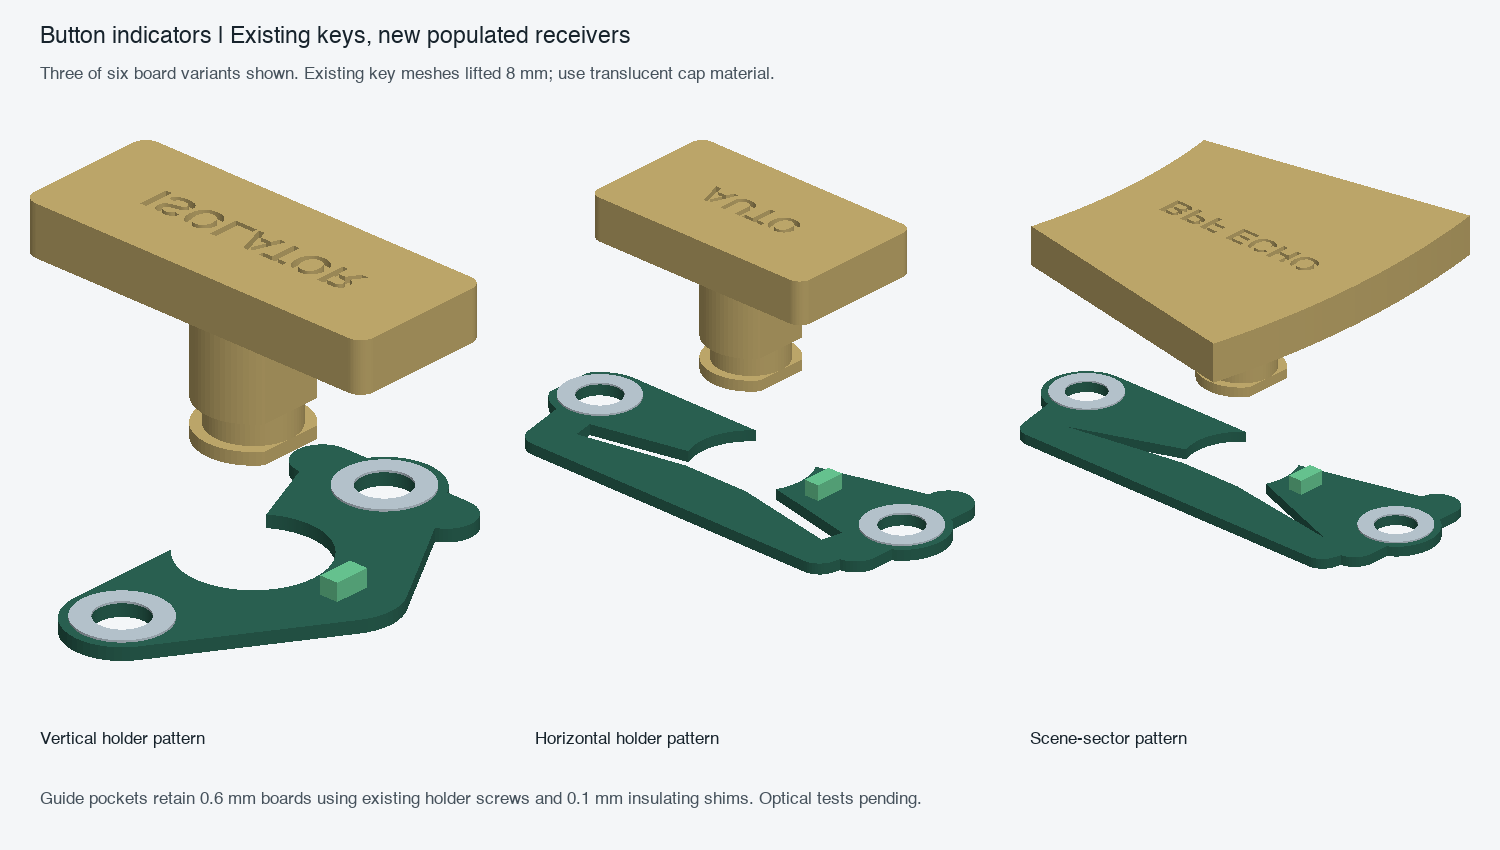

Reproduce this figure in Python.
"""Render exact reviewed STL facets with bounded component reference solids."""
from pathlib import Path
import numpy as np,trimesh
from PIL import Image,ImageDraw,ImageFont
R=Path(__file__).resolve().parent
img=Image.new('RGB',(1500,850),'#f4f6f8');d=ImageDraw.Draw(img)
f=ImageFont.truetype('/System/Library/Fonts/Helvetica.ttc',23);sm=ImageFont.truetype('/System/Library/Fonts/Helvetica.ttc',17)
cam=np.array([.65,-.7,.5]);cam/=np.linalg.norm(cam);right=np.cross([0,0,1],cam);right/=np.linalg.norm(right);up=np.cross(cam,right);basis=np.array([right,up,cam]).T

def render(items,vp):
 pts=np.concatenate([np.asarray(m.vertices)@basis for m,c in items]);lo,hi=pts.min(0),pts.max(0);scale=min(vp[2]/(hi[0]-lo[0]),vp[3]/(hi[1]-lo[1]));faces=[]
 for m,col in items:
  pts=np.asarray(m.vertices)@basis;pts[:,0]=vp[0]+(pts[:,0]-lo[0])*scale;pts[:,1]=vp[1]+(hi[1]-pts[:,1])*scale
  shade=.5+.5*np.maximum(0,m.face_normals@np.array([.5,-.2,.84]))
  for i,face in enumerate(m.faces):
   if m.face_normals[i]@cam>0:faces.append((pts[face,2].mean(),pts[face,:2],tuple(int(c*shade[i])for c in col)))
 pixels=np.array(img);depth=np.full((img.height,img.width),-np.inf)
 for m,col in items:
  pts=np.asarray(m.vertices)@basis;pts[:,0]=vp[0]+(pts[:,0]-lo[0])*scale;pts[:,1]=vp[1]+(hi[1]-pts[:,1])*scale
  shade=.5+.5*np.maximum(0,m.face_normals@np.array([.5,-.2,.84]))
  for i,face in enumerate(m.faces):
   if m.face_normals[i]@cam<=0:continue
   a,b,c=pts[face];den=(b[1]-c[1])*(a[0]-c[0])+(c[0]-b[0])*(a[1]-c[1])
   if abs(den)<1e-10:continue
   xmin=max(0,int(np.floor(min(a[0],b[0],c[0]))));xmax=min(img.width-1,int(np.ceil(max(a[0],b[0],c[0]))));ymin=max(0,int(np.floor(min(a[1],b[1],c[1]))));ymax=min(img.height-1,int(np.ceil(max(a[1],b[1],c[1]))))
   yy,xx=np.mgrid[ymin:ymax+1,xmin:xmax+1];xx=xx+.5;yy=yy+.5
   u=((b[1]-c[1])*(xx-c[0])+(c[0]-b[0])*(yy-c[1]))/den;v=((c[1]-a[1])*(xx-c[0])+(a[0]-c[0])*(yy-c[1]))/den;w=1-u-v;z=u*a[2]+v*b[2]+w*c[2]
   dep=depth[ymin:ymax+1,xmin:xmax+1];mask=(u>=-1e-8)&(v>=-1e-8)&(w>=-1e-8)&(z>dep);dep[mask]=z[mask];pixels[ymin:ymax+1,xmin:xmax+1][mask]=[int(cc*shade[i])for cc in col]
 img.paste(Image.fromarray(pixels))
def box(size,center):
 m=trimesh.creation.box(size);m.apply_translation(center);return m

import json
from shapely.geometry import Polygon
from shapely.ops import triangulate
def extrude(poly,height):
 ts=[t for t in triangulate(poly) if poly.covers(t.representative_point())];v=np.array([list(t.exterior.coords)[:3] for t in ts]).reshape((-1,2));return trimesh.creation.extrude_triangulation(v,np.arange(len(v)).reshape((-1,3)),height)

import json
from shapely.geometry import Point

c=json.loads((R/'contract.json').read_text());boards={b['name']:b for b in c['boards']}
for idx,(name,key) in enumerate([('vertical','isolate_0'),('horizontal','auto'),('scene','scene_0')]):
 b=boards[name];poly=Polygon(b['outline'],b['cutouts'])
 for p in b['mounts']:poly=poly.difference(Point(*p).buffer(1.2,quad_segs=24))
 board=extrude(poly,.6);board.apply_translation([0,0,42.9]);keymesh=trimesh.load_mesh(R.parent.parent/'two_board_print_01/generated/r6'/('button_'+key)/('button_'+key+'.stl'));keymesh.apply_transform(trimesh.transformations.rotation_matrix(np.pi,[1,0,0]));keymesh.apply_translation([0,0,57.2])
 items=[(board,(45,104,87)),(keymesh,(204,180,115)),(box([.9,1.7,.85],[4.8,0,43.925]),(110,210,155))]
 for p in b['mounts']:
  m=trimesh.creation.annulus(r_min=1.2,r_max=2.1,height=.1,sections=48);m.apply_translation([p[0],p[1],43.55]);items.append((m,(195,210,220)))
 render(items,(30+idx*495,140,450,530))
d=ImageDraw.Draw(img)
d.text((40,25),'Button indicators | Existing keys, new populated receivers',font=f,fill='#17232c')
d.text((40,65),'Three of six board variants shown. Existing key meshes lifted 8 mm; use translucent cap material.',font=sm,fill='#46525c')
for idx,label in enumerate(['Vertical holder pattern','Horizontal holder pattern','Scene-sector pattern']):d.text((40+idx*495,730),label,font=sm,fill='#17232c')
d.text((40,790),'Guide pockets retain 0.6 mm boards using existing holder screws and 0.1 mm insulating shims. Optical tests pending.',font=sm,fill='#46525c')
img.save(R/'preview.png')
